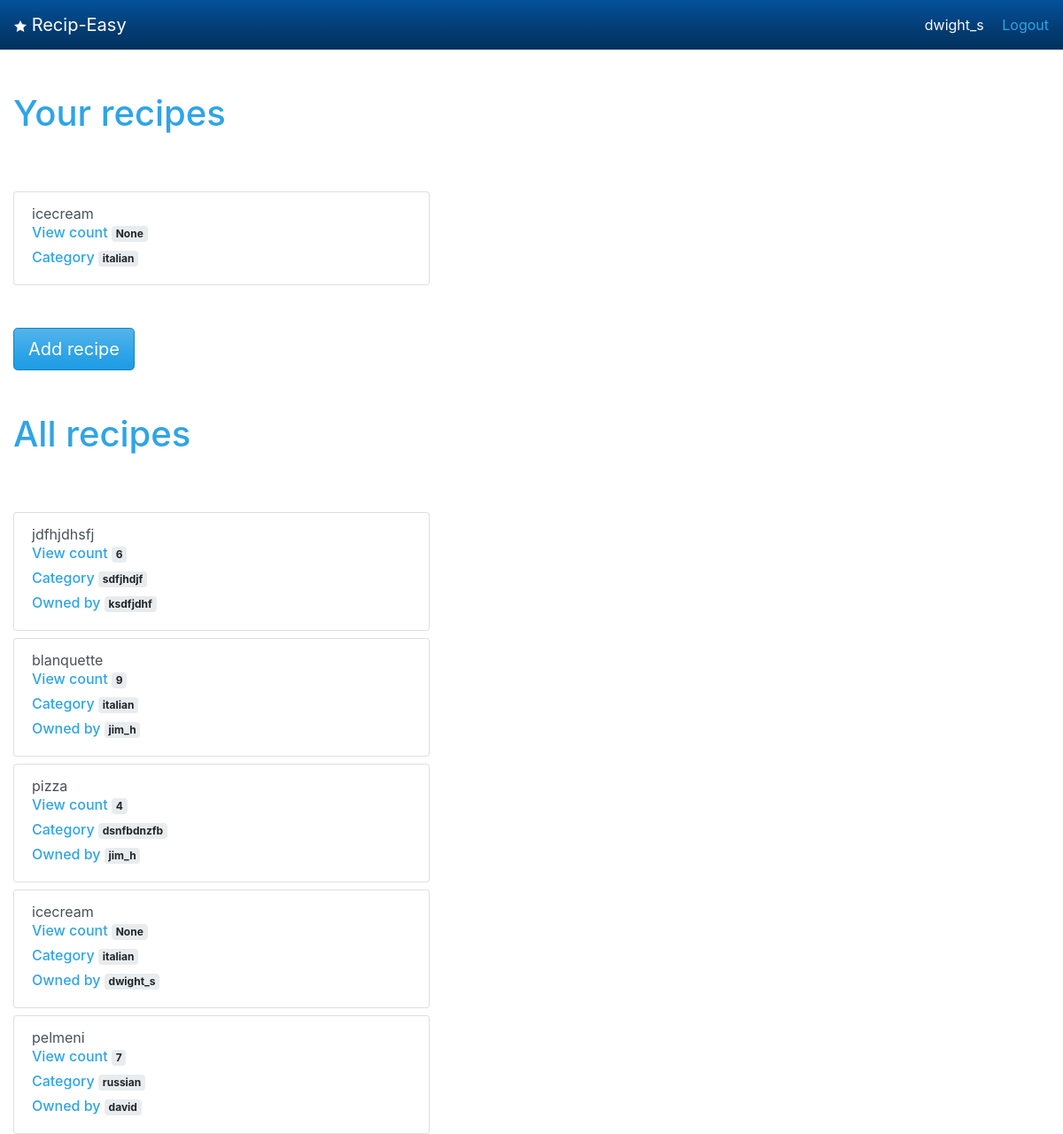
/recipes/ (signed in), run on the app's committed database.
### tables this page shows
CREATE TABLE user (
user_id INTEGER primary key AUTOINCREMENT,
username text NOT NULL,
password text NOT NULL
);

CREATE TABLE recipe (
recipe_id	integer PRIMARY KEY AUTOINCREMENT,
user_id integer,
title text NOT NULL,
image_URL text NOT NULL,
category text NOT NULL,
description text NOT NULL,
ingredients text NOT NULL,
count INTEGER,
CONSTRAINT "fk_recipe_user" FOREIGN KEY("user_id") REFERENCES "user"("user_id") ON DELETE NO ACTION ON UPDATE CASCADE
);

### app.py (the view)
@app.route("/")
@app.route("/recipes/")
def show_recipes():
    auth = Auth()
    if auth.is_logged_in():
        userid = auth.get_current_user()
        rec = Recipes()
        recipes = rec.get_recipes(userid)
        all_recipes = rec.get_all_recipes()
        return render_template('recipes.html', recipes=recipes, all_recipes=all_recipes)
    else:
        return redirect(url_for('login'))

### auth.py (called while the page is built)
    def is_logged_in(self):
        return 'username' in session

    def get_current_user(self):
        x = session['username']
        name = (x,)
        self.cursor.execute('''SELECT user.user_id FROM user WHERE username = (?)''', name)
        y = self.cursor.fetchone()
        self.conn.close()
        userid = int(y[0])
        return userid

### recipes.py (called while the page is built)
def tuples_to_dictionnary(tuples_list):
    new_list = []
    for row in tuples_list:
        new_dict_item = {
            'recipe_id': row[0],
            'user_id': row[1],
            'title': row[2],
            'image_URL': row[3],
            'category': row[4],
            'ingredients': row[6],
            'count': row[7],
            'owner': row[9],
        }
        new_list.append(new_dict_item)
    return new_list

    def get_recipes(self, user_id):
        query = '''
            SELECT * FROM recipe
            JOIN user
            ON user.user_id = recipe.user_id
            WHERE recipe.user_id = (?)
            ORDER BY count DESC '''
        self.cursor.execute(query, (user_id,))
        recipes_tuples = self.cursor.fetchall()
        recipes = tuples_to_dictionnary(recipes_tuples)
        return recipes

    def get_all_recipes(self):
        query = '''
            SELECT * FROM recipe
            JOIN user
            ON  user.user_id = recipe.user_id
            ORDER BY username DESC  '''
        self.cursor.execute(query)
        recipes_tuples = self.cursor.fetchall()
        recipes = tuples_to_dictionnary(recipes_tuples)
        self.connection.close()
        return recipes

### templates/recipes.html
{% extends "base.html" %}
{% block content %}
<div class="container-fluid">
	<div class="row mt-5">
		<div class="col-6">
			<h1>Your recipes</h1>
		</div>
	</div>
	<div class="row mt-5">
		<div class="col-5">
			{% for recipe in recipes %}
			<div class="list-group">
  				  <a href="{{ url_for('show_recipe', recipe_id = recipe.recipe_id) }}" class="list-group-item list-group-item-action mt-2">{{ recipe.title }} <span><h6>View count <span class="badge badge-secondary">{{ recipe.count }}</span></h6></span><span><h6>Category <span class="badge badge-secondary">{{ recipe.category }}</span></h6></span></a>
			</div>
			{% endfor %}
		</div>
	</div>
	<a href="{{ url_for('add_recipe') }}" class="btn btn-primary btn-lg active mt-5" role="button" aria-pressed="true">Add recipe</a>
	<div class="row mt-5">
		<div class="col-6">
			<h1>All recipes</h1>
		</div>
	</div>
	<div class="row mt-5">
		<div class="col-5">
			{% for recipe in all_recipes %}
			<div class="list-group">
  				<a href="{{ url_for('show_recipe', recipe_id = recipe.recipe_id) }}" class="list-group-item list-group-item-action mt-2">
  				  {{ recipe.title }}
  				  <span><h6>View count <span class="badge badge-secondary">{{ recipe.count }}</span></h6></span>
  				  <span><h6>Category <span class="badge badge-secondary">{{ recipe.category }}</span></h6></span>
  				  <span><h6>Owned by <span class="badge badge-secondary">{{ recipe.owner }}</span></h6></span>
  				</a>
			</div>
			{% endfor %}
		</div>
	</div>
</div>
{% endblock %}

### templates/base.html (shortened to what this page needs)
<!doctype html>
<html lang="en">
<head>
  <link rel="stylesheet" href="{{ url_for('static', filename='css/bootstrap.min.css') }}">
  <link rel="stylesheet" href="{{ url_for('static', filename='css/styles.css') }}">
</head>
<body>
  <nav class="navbar navbar-dark bg-dark">
    <a class="navbar-brand" href="">
      <img src="{{ url_for('static', filename='icons/star.svg') }}" />
      Recip-Easy
    </a>
      <div>
        <span class="text-light mr-3">{{ session['username'] }}</span>
        <a href="{{ url_for('logout') }}">Logout</a>
      </div>
  </nav>
  {% block content %}{% endblock %}
</body>
</html>

### data on the page
user: username "dwight_s"
recipe: title "icecream", count "None", category "italian", owner "dwight_s"
recipe: title "jdfhjdhsfj", count "6", category "sdfjhdjf", owner "ksdfjdhf"
recipe: title "blanquette", count "9", category "italian", owner "jim_h"
recipe: title "pizza", count "4", category "dsnfbdnzfb", owner "jim_h"
recipe: title "pelmeni", count "7", category "russian", owner "david"
